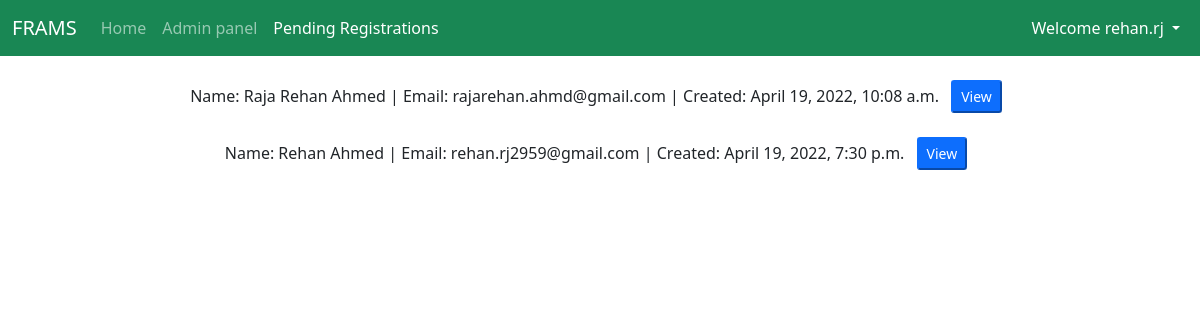
Screenshot of /pendingRegistrations/ (signed in) with the database file from the repository.
### progoffice/models.py (models this page shows, shortened)
class PendingRegistration(models.Model):
    id = models.AutoField
    teacher_id = models.ForeignKey(Teacher, on_delete=models.CASCADE)

class Teacher(models.Model):
    Teacher_Statuses = (
        ('V', 'visiting'),
        ('P', 'permanent'),
    )
    Teacher_designations = (
        ('P', 'professor'),
        ('AP', 'asst. professor')
    )
    user_id = models.ForeignKey(User, on_delete=models.CASCADE, unique=True)
    teacher_name = models.CharField(max_length=50)
    teacher_designation = models.CharField(max_length=2, choices=Teacher_designations)
    teacher_status = models.CharField(max_length=1, choices=Teacher_Statuses)
    created_at = models.DateTimeField(auto_now_add=True)

### frams/views.py (the view, shortened to what this page needs)
# urls.py: path('pendingRegistrations/', views.pendingRegistrations, name="pendingRegistrations"),
def pendingRegistrations(request):
    pendingRegs = PendingRegistration.objects.all()
    return render(request, 'authentication/pending_registration.html', {'pendingRegs': pendingRegs})

### templates/authentication/pending_registration.html (shortened to what this page needs)
<!doctype html>
<html lang="en">
  <head>
    <link href="https://cdn.jsdelivr.net/npm/bootstrap@5.1.3/dist/css/bootstrap.min.css" rel="stylesheet">
  </head>
  <body class="text-center">
    <nav class="navbar navbar-expand-lg navbar-dark bg-success">
      <div class="container-fluid">
        <a class="navbar-brand" href="/">FRAMS</a>
        <div class="collapse navbar-collapse" id="navbarSupportedContent">
          <ul class="navbar-nav me-auto mb-2 mb-lg-0">
            <li class="nav-item">
              <a class="nav-link" aria-current="page" href="/">Home</a>
            </li>
            <li class="nav-item">
              <a class="nav-link" href="/admin">Admin panel</a>
            </li>
            <li class="nav-item">
                <a class="nav-link active" href="/pendingRegistrations">Pending Registrations</a>
              </li>
          </ul>
          <ul class="navbar-nav ml-auto">
            <li class="nav-item dropdown">
              <a class="nav-link dropdown-toggle active" href="#" id="navbarDropdown" role="button" data-bs-toggle="dropdown" aria-expanded="false">
                Welcome {{ request.user }}
              </a>
            </li>
          </ul>
        </div>
      </div>
    </nav>
    {% for reg in pendingRegs %}
      <div class="container my-4">
          Name: {{ reg.teacher_id.teacher_name }} | Email: {{ reg.teacher_id.user_id.email }} | Created: {{ reg.teacher_id.created_at }} <form style="display: inline;" method="post" action="/pendingRegistrations/">{% csrf_token %}<input type="hidden" name="email" value="{{ reg.teacher_id.user_id.email }}"><input type="submit" value="View" class="mx-2 btn-sm btn-primary"></form>
      </div>
    {% endfor %}
  </body>
</html>

### rows the page displays
PendingRegistration: teacher_id.teacher_name "Raja Rehan Ahmed", teacher_id.user_id.email "rajarehan.ahmd@gmail.com", teacher_id.created_at "April 19, 2022, 10:08 a.m."
PendingRegistration: teacher_id.teacher_name "Rehan Ahmed", teacher_id.user_id.email "rehan.rj2959@gmail.com", teacher_id.created_at "April 19, 2022, 7:30 p.m."

### other values shown
{{ request.user }} "rehan.rj"
